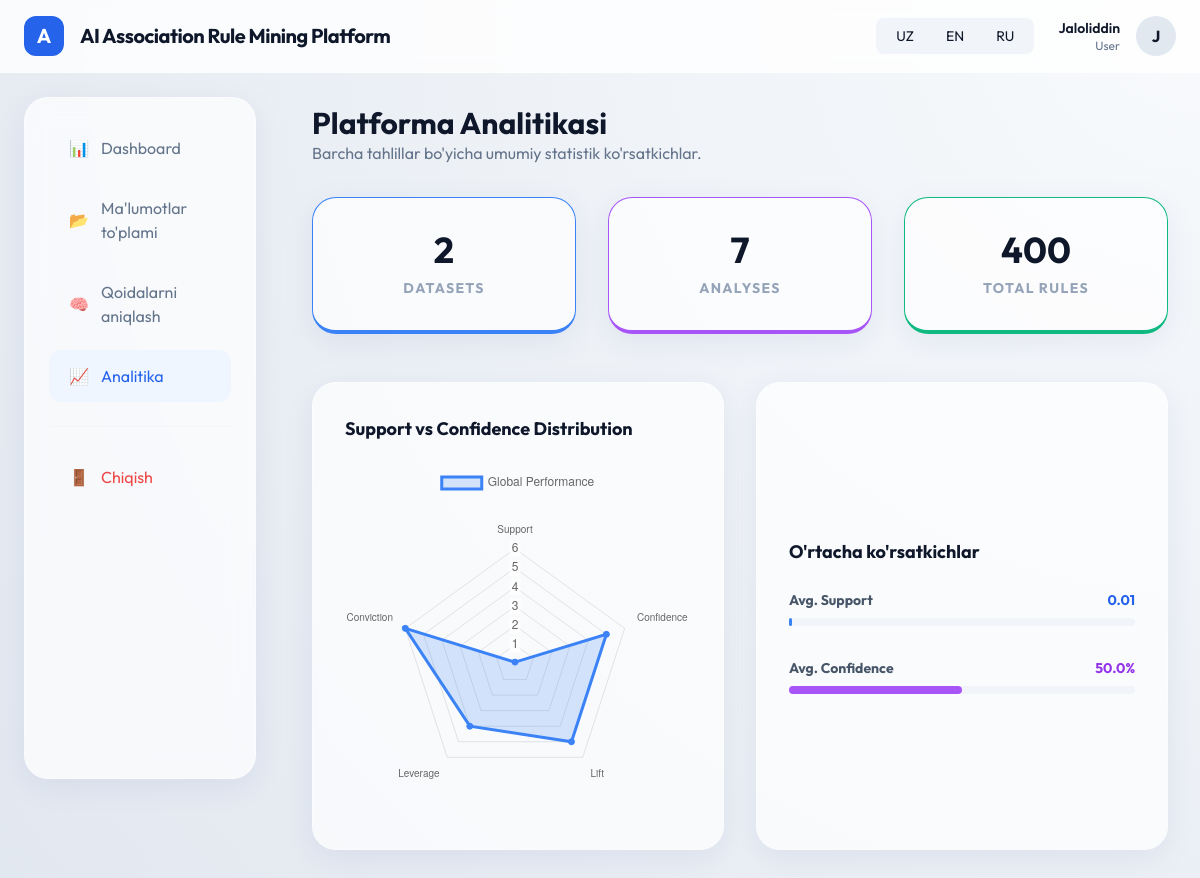
Screenshot of /analytics/ (signed in) with the database file from the repository.
### models/user.py (models this page shows, shortened)
class User(db.Model, UserMixin):
    id = db.Column(db.Integer, primary_key=True)
    username = db.Column(db.String(50), unique=True, nullable=False)
    email = db.Column(db.String(120), unique=True, nullable=False)
    password_hash = db.Column(db.String(128), nullable=False)
    role = db.Column(db.String(20), default='User') # Admin, Researcher, User
    is_active = db.Column(db.Boolean, default=True)
    created_at = db.Column(db.DateTime, default=datetime.utcnow)
    datasets = db.relationship('Dataset', backref='owner', lazy=True, cascade="all, delete-orphan")

### app/analytics/routes.py (the view)
@analytics_bp.route('/')
@login_required
def index():
    datasets = Dataset.query.filter_by(user_id=current_user.id).all()
    analyses = Analysis.query.join(Dataset).filter(Dataset.user_id == current_user.id).all()
    total_rules = sum([a.rules_count for a in analyses])
    avg_support = db.session.query(func.avg(Analysis.min_support)).join(Dataset).filter(Dataset.user_id == current_user.id).scalar() or 0
    avg_confidence = db.session.query(func.avg(Analysis.min_confidence)).join(Dataset).filter(Dataset.user_id == current_user.id).scalar() or 0
    return render_template('analytics/index.html',
                           total_datasets=len(datasets),
                           total_analyses=len(analyses),
                           total_rules=total_rules,
                           avg_support=round(avg_support, 3),
                           avg_confidence=round(avg_confidence, 2))

### models/user.py (called while the page is built)
@login_manager.user_loader
def load_user(user_id):
    from app import db
    return db.session.get(User, int(user_id))

### app/templates/analytics/index.html (shortened to what this page needs)
{% extends "base.html" %}
{% block content %}
<div class="animate-fade-in">
    <header class="mb-8">
        <h1 class="text-3xl font-bold text-slate-900">Platforma Analitikasi</h1>
        <p class="text-slate-500">Barcha tahlillar bo'yicha umumiy statistik ko'rsatkichlar.</p>
    </header>
    <div class="grid grid-cols-1 md:grid-cols-3 gap-8 mb-12">
        <div class="glass-card p-8 text-center border-b-4 border-blue-500">
            <div class="text-4xl font-bold text-slate-900 mb-2">{{ total_datasets }}</div>
            <div class="text-sm font-bold text-slate-400 uppercase tracking-widest">Datasets</div>
        </div>
        <div class="glass-card p-8 text-center border-b-4 border-purple-500">
            <div class="text-4xl font-bold text-slate-900 mb-2">{{ total_analyses }}</div>
            <div class="text-sm font-bold text-slate-400 uppercase tracking-widest">Analyses</div>
        </div>
        <div class="glass-card p-8 text-center border-b-4 border-emerald-500">
            <div class="text-4xl font-bold text-slate-900 mb-2">{{ total_rules }}</div>
            <div class="text-sm font-bold text-slate-400 uppercase tracking-widest">Total Rules</div>
        </div>
    </div>
    <div class="grid grid-cols-1 lg:grid-cols-2 gap-8">
        <div class="glass-card p-8">
            <h3 class="text-lg font-bold text-slate-900 mb-6">Support vs Confidence Distribution</h3>
            <div style="height: 350px;">
                <canvas id="globalStatsChart"></canvas>
            </div>
        </div>
        <div class="glass-card p-8 flex flex-col justify-center">
            <h3 class="text-lg font-bold text-slate-900 mb-6">O'rtacha ko'rsatkichlar</h3>
            <div class="space-y-8">
                <div>
                    <div class="flex justify-between mb-2">
                        <span class="text-sm font-bold text-slate-600">Avg. Support</span>
                        <span class="text-sm font-bold text-blue-600">{{ avg_support }}</span>
                    </div>
                    <div class="w-full bg-slate-100 h-2 rounded-full">
                        <div class="bg-blue-500 h-2 rounded-full" style="width: {{ avg_support * 100 }}%"></div>
                    </div>
                </div>
                <div>
                    <div class="flex justify-between mb-2">
                        <span class="text-sm font-bold text-slate-600">Avg. Confidence</span>
                        <span class="text-sm font-bold text-purple-600">{{ (avg_confidence * 100)|round(1) }}%</span>
                    </div>
                    <div class="w-full bg-slate-100 h-2 rounded-full">
                        <div class="bg-purple-500 h-2 rounded-full" style="width: {{ avg_confidence * 100 }}%"></div>
                    </div>
                </div>
            </div>
        </div>
    </div>
</div>
{% block extra_js %}
<script>
    const ctx = document.getElementById('globalStatsChart');
    new Chart(ctx, {
        type: 'radar',
        data: {
            labels: ['Support', 'Confidence', 'Lift', 'Leverage', 'Conviction'],
            datasets: [{
                label: 'Global Performance',
                data: [{{ avg_support * 10 }}, {{ avg_confidence * 10 }}, 5, 4, 6],
                fill: true,
                backgroundColor: 'rgba(59, 130, 246, 0.2)',
                borderColor: 'rgb(59, 130, 246)',
                pointBackgroundColor: 'rgb(59, 130, 246)',
            }]
        },
        options: {
            elements: { line: { borderWidth: 3 } },
            scales: { r: { angleLines: { display: false }, suggestMin: 0, suggestMax: 10 } }
        }
    });
</script>
{% endblock %}
{% endblock %}

### app/templates/base.html (shortened to what this page needs)
<!DOCTYPE html>
<html lang="{{ session.get('lang', 'uz') }}">
<head>
    <script src="https://cdn.tailwindcss.com"></script>
    <link href="https://cdn.jsdelivr.net/npm/bootstrap@5.3.0/dist/css/bootstrap.min.css" rel="stylesheet">
</head>
<body>
    <nav class="nav-glass px-6 py-3 flex justify-between items-center">
        <div class="flex items-center gap-3">
            <div class="w-10 h-10 bg-blue-600 rounded-xl flex items-center justify-center text-white font-bold text-xl">
                A
            </div>
            <span class="text-xl font-bold tracking-tight">{{ g.translations.get('app_name') }}</span>
        </div>
        <div class="flex items-center gap-6">
            <div class="flex bg-slate-100 p-1 rounded-lg">
                <a href="/set_lang/uz" class="px-3 py-1 text-sm rounded-md {{ 'bg-white shadow-sm' if session.get('lang') == 'uz' else '' }}">UZ</a>
                <a href="/set_lang/en" class="px-3 py-1 text-sm rounded-md {{ 'bg-white shadow-sm' if session.get('lang') == 'en' else '' }}">EN</a>
                <a href="/set_lang/ru" class="px-3 py-1 text-sm rounded-md {{ 'bg-white shadow-sm' if session.get('lang') == 'ru' else '' }}">RU</a>
            </div>
            {% if current_user.is_authenticated %}
                <a href="{{ url_for('auth.profile') }}" class="flex items-center gap-3 no-underline text-inherit hover:opacity-80 transition-opacity">
                    <div class="text-right">
                        <div class="text-sm font-semibold">{{ current_user.username }}</div>
                        <div class="text-xs text-slate-500">{{ current_user.role }}</div>
                    </div>
                    <div class="w-10 h-10 bg-slate-200 rounded-full flex items-center justify-center font-bold">
                        {{ current_user.username[0] | upper }}
                    </div>
                </a>
            {% else %}
                <a href="{{ url_for('auth.login') }}" class="btn-primary-custom">{{ g.translations.get('login') }}</a>
            {% endif %}
        </div>
    </nav>
    <div class="flex">
        {% if current_user.is_authenticated %}
        <aside class="sidebar">
            <div class="glass-card h-full p-4">
                <nav>
                    <a href="{{ url_for('dashboard.home') }}" class="nav-link-custom {{ 'active' if request.endpoint == 'dashboard.home' else '' }}">
                        <span class="mr-3">📊</span> {{ g.translations.get('dashboard') }}
                    </a>
                    <a href="{{ url_for('dataset.list_datasets') }}" class="nav-link-custom {{ 'active' if request.endpoint and 'dataset' in request.endpoint else '' }}">
                        <span class="mr-3">📂</span> {{ g.translations.get('datasets') }}
                    </a>
                    <a href="{{ url_for('apriori.mine') }}" class="nav-link-custom {{ 'active' if request.endpoint and 'apriori' in request.endpoint else '' }}">
                        <span class="mr-3">🧠</span> {{ g.translations.get('rule_mining') }}
                    </a>
                    <a href="{{ url_for('analytics.index') }}" class="nav-link-custom {{ 'active' if request.endpoint == 'analytics.index' else '' }}">
                        <span class="mr-3">📈</span> {{ g.translations.get('analytics') }}
                    </a>
                    <hr class="my-4 border-slate-200">
                    <a href="{{ url_for('auth.logout') }}" class="nav-link-custom text-red-500 hover:bg-red-50">
                        <span class="mr-3">🚪</span> {{ g.translations.get('logout') }}
                    </a>
                </nav>
            </div>
        </aside>
        <main class="main-content w-full">
            {% block content %}{% endblock %}
        </main>
        {% else %}
        <main class="w-full">
            {% block auth_content %}{% endblock %}
        </main>
        {% endif %}
    </div>
    {% block extra_js %}{% endblock %}
</body>
</html>

### app/templates/base.html (style rules this page uses)
:root { --primary: #2563EB; --secondary: #0F172A; --accent: #38BDF8; --glass-bg: rgba(255, 255, 255, 0.7); --glass-border: rgba(255, 255, 255, 0.3); }
body { font-family: 'Outfit', sans-serif; background: radial-gradient(circle at top right, #f8fafc, #e2e8f0); min-height: 100vh; color: var(--secondary); }
.glass-card { background: var(--glass-bg); backdrop-filter: blur(12px); -webkit-backdrop-filter: blur(12px); border: 1px solid var(--glass-border); border-radius: 1.5rem; box-shadow: 0 8px 32px 0 rgba(31, 38, 135, 0.07); }
.nav-glass { background: rgba(255, 255, 255, 0.8); backdrop-filter: blur(10px); border-bottom: 1px solid var(--glass-border); position: sticky; top: 0; z-index: 1000; }
.sidebar { width: 280px; height: calc(100vh - 70px); position: fixed; left: 0; padding: 1.5rem; }
.main-content { margin-left: 280px; padding: 2rem; }
.nav-link-custom { display: flex; align-items: center; padding: 0.875rem 1.25rem; border-radius: 0.75rem; color: #64748b; text-decoration: none; transition: all 0.2s ease; margin-bottom: 0.5rem; }
.nav-link-custom:hover, .nav-link-custom.active { background: #eff6ff; color: #2563EB; }
.animate-fade-in { animation: fadeIn 0.5s ease-out forwards; }

### rows the page displays
User: username "Jaloliddin", role "User", username "J"

### other values shown
{{ g.translations.get('app_name') }} "AI Association Rule Mining Platform"
{{ g.translations.get('dashboard') }} "Dashboard"
{{ g.translations.get('datasets') }} "Ma'lumotlar to'plami"
{{ g.translations.get('rule_mining') }} "Qoidalarni aniqlash"
{{ g.translations.get('analytics') }} "Analitika"
{{ g.translations.get('logout') }} "Chiqish"
{{ total_datasets }} "2"
{{ total_analyses }} "7"
{{ total_rules }} "400"
{{ avg_support }} "0.01"
{{ (avg_confidence * 100)|round(1) }} "50.0"
chart data {{ avg_support * 10 }} 0.1, 0.1
chart data {{ avg_confidence * 10 }} 5.0, 5.0
